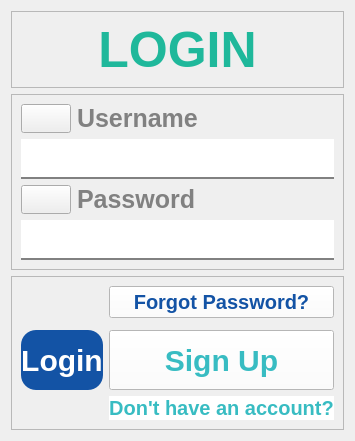
           <widget class="QWidget" name="page">
            <layout class="QGridLayout" name="gridLayout_4">
             <item row="2" column="0">
              <widget class="QFrame" name="frame_5">
               <property name="frameShape">
                <enum>QFrame::StyledPanel</enum>
               </property>
               <property name="frameShadow">
                <enum>QFrame::Raised</enum>
               </property>
               <layout class="QGridLayout" name="gridLayout_7">
                <item row="0" column="2">
                 <widget class="QPushButton" name="forgot_password_btn">
                  <property name="cursor">
                   <cursorShape>PointingHandCursor</cursorShape>
                  </property>
                  <property name="styleSheet">
                   <string notr="true">QPushButton{
background-color: white;
color: #1353A5;
font-family: Segoe UI;
font-weight: bold;
font-size: 20px;
border-color: white;
}
QPushButton::hover{
text-decoration: underline;
color: #0B3163;
}</string>
                  </property>
                  <property name="text">
                   <string>Forgot Password?</string>
                  </property>
                 </widget>
                </item>
                <item row="2" column="0">
                 <widget class="QPushButton" name="login_btn">
                  <property name="minimumSize">
                   <size>
                    <width>0</width>
                    <height>60</height>
                   </size>
                  </property>
                  <property name="cursor">
                   <cursorShape>PointingHandCursor</cursorShape>
                  </property>
                  <property name="styleSheet">
                   <string notr="true">QPushButton{
background-color: #1353A5;
color: white;
font-family: Segoe UI;
font-weight: bold;
font-size: 30px;
border-radius: 15px;
}

QPushButton::hover{
text-decoration: underline;
background-color: #0B3163;
}</string>
                  </property>
                  <property name="text">
                   <string>Login</string>
                  </property>
                 </widget>
                </item>
                <item row="2" column="2">
                 <widget class="QPushButton" name="register_btn">
                  <property name="minimumSize">
                   <size>
                    <width>0</width>
                    <height>60</height>
                   </size>
                  </property>
                  <property name="cursor">
                   <cursorShape>PointingHandCursor</cursorShape>
                  </property>
                  <property name="styleSheet">
                   <string notr="true">QPushButton{
background-color: white;
color: #38BCC2;
font-family: Segoe UI;
font-weight: bold;
font-size: 30px;
border-color: white;

}

QPushButton::hover{
text-decoration: underline;
color: #217074;
}</string>
                  </property>
                  <property name="text">
                   <string>Sign Up</string>
                  </property>
                 </widget>
                </item>
                <item row="3" column="2">
                 <widget class="QLabel" name="label_3">
                  <property name="styleSheet">
                   <string notr="true">
background-color: white;
color: #38BCC2;
font-family: Segoe UI;
font-weight: bold;
font-size: 20px;
border-color: white;</string>
                  </property>
                  <property name="text">
                   <string>Don't have an account?</string>
                  </property>
                  <property name="alignment">
                   <set>Qt::AlignCenter</set>
                  </property>
                 </widget>
                </item>
                <item row="3" column="0">
                 <widget class="QLabel" name="label_2">
                  <property name="text">
                   <string/>
                  </property>
                 </widget>
                </item>
                <item row="1" column="2">
                 <widget class="QFrame" name="frame_6">
                  <property name="maximumSize">
                   <size>
                    <width>16777215</width>
                    <height>20</height>
                   </size>
                  </property>
                  <property name="frameShape">
                   <enum>QFrame::StyledPanel</enum>
                  </property>
                  <property name="frameShadow">
                   <enum>QFrame::Raised</enum>
                  </property>
                 </widget>
                </item>
               </layout>
              </widget>
             </item>
             <item row="0" column="0">
              <widget class="QFrame" name="frame_3">
               <property name="frameShape">
                <enum>QFrame::StyledPanel</enum>
               </property>
               <property name="frameShadow">
                <enum>QFrame::Raised</enum>
               </property>
               <layout class="QGridLayout" name="gridLayout_6">
                <item row="0" column="0">
                 <widget class="QLabel" name="label">
                  <property name="styleSheet">
                   <string notr="true">font-family: Segoe UI;
font-weight: bold;
color: #1FB89B;
font-size: 50px;
border-color: white;</string>
                  </property>
                  <property name="text">
                   <string>LOGIN</string>
                  </property>
                  <property name="alignment">
                   <set>Qt::AlignCenter</set>
                  </property>
                 </widget>
                </item>
               </layout>
              </widget>
             </item>
             <item row="1" column="0">
              <widget class="QFrame" name="frame_4">
               <property name="frameShape">
                <enum>QFrame::StyledPanel</enum>
               </property>
               <property name="frameShadow">
                <enum>QFrame::Raised</enum>
               </property>
               <layout class="QGridLayout" name="gridLayout_5">
                <item row="0" column="0">
                 <widget class="QPushButton" name="pushButton_2">
                  <property name="maximumSize">
                   <size>
                    <width>50</width>
                    <height>50</height>
                   </size>
                  </property>
                  <property name="focusPolicy">
                   <enum>Qt::NoFocus</enum>
                  </property>
                  <property name="text">
                   <string/>
                  </property>
                  <property name="icon">
                   <iconset>
                    <normaloff>images/ICON_USER.jpg</normaloff>images/ICON_USER.jpg</iconset>
                  </property>
                  <property name="iconSize">
                   <size>
                    <width>50</width>
                    <height>50</height>
                   </size>
                  </property>
                 </widget>
                </item>
                <item row="0" column="1">
                 <widget class="QLabel" name="label_4">
                  <property name="styleSheet">
                   <string notr="true">font-family: Segoe UI;
				font-weight: bold;
				color: #818181;
				font-size: 25px;

border-radius: 0px;
border-color: white;
border-width: 0px;</string>
                  </property>
                  <property name="text">
                   <string>Username</string>
                  </property>
                 </widget>
                </item>
                <item row="1" column="0" colspan="2">
                 <widget class="QLineEdit" name="username_lineEdit">
                  <property name="minimumSize">
                   <size>
                    <width>0</width>
                    <height>40</height>
                   </size>
                  </property>
                  <property name="styleSheet">
                   <string notr="true">QLineEdit {
				font-family: Segoe UI;
				font-weight: bold;
				color: #818181;
				font-size: 25px;
                border: none;
                border-bottom: 2px solid #818181;
            }

QLineEdit::hover{
color: #565656;
border-bottom: 2px solid #565656;
}

</string>
                  </property>
                  <property name="inputMask">
                   <string/>
                  </property>
                  <property name="text">
                   <string comment="Username" extracomment="Username"/>
                  </property>
                 </widget>
                </item>
                <item row="2" column="1">
                 <widget class="QLabel" name="label_5">
                  <property name="styleSheet">
                   <string notr="true">font-family: Segoe UI;
				font-weight: bold;
				color: #818181;
				font-size: 25px;

border-radius: 0px;
border-color: white;
border-width: 0px;</string>
                  </property>
                  <property name="text">
                   <string>Password</string>
                  </property>
                 </widget>
                </item>
                <item row="2" column="0">
                 <widget class="QPushButton" name="pushButton_3">
                  <property name="maximumSize">
                   <size>
                    <width>50</width>
                    <height>50</height>
                   </size>
                  </property>
                  <property name="focusPolicy">
                   <enum>Qt::NoFocus</enum>
                  </property>
                  <property name="text">
                   <string/>
                  </property>
                  <property name="icon">
                   <iconset>
                    <normaloff>images/ICON_PASSWORD.jpg</normaloff>images/ICON_PASSWORD.jpg</iconset>
                  </property>
                  <property name="iconSize">
                   <size>
                    <width>50</width>
                    <height>50</height>
                   </size>
                  </property>
                 </widget>
                </item>
                <item row="3" column="0" colspan="2">
                 <widget class="QLineEdit" name="password_lineEdit">
                  <property name="minimumSize">
                   <size>
                    <width>0</width>
                    <height>40</height>
                   </size>
                  </property>
                  <property name="styleSheet">
                   <string notr="true">QLineEdit {
				font-family: Segoe UI;
				font-weight: bold;
				color: #818181;
				font-size: 25px;
                border: none;
                border-bottom: 2px solid #818181;
            }
QLineEdit::hover{
color: #565656;
border-bottom: 2px solid #565656;
}

</string>
                  </property>
                  <property name="inputMask">
                   <string/>
                  </property>
                  <property name="text">
                   <string/>
                  </property>
                  <property name="echoMode">
                   <enum>QLineEdit::Password</enum>
                  </property>
                 </widget>
                </item>
               </layout>
              </widget>
             </item>
            </layout>
           </widget>
